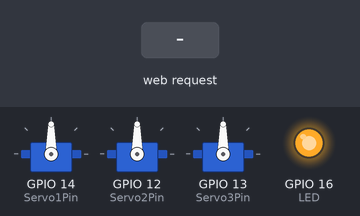
This sketch was run on a simulated ESP8266 (NodeMCU). Shown: 3 × servo, output pins drawn as LEDs (lit = HIGH). The test bench sets the inputs (shaded band). WiFi joins after 1.5 s; servers stay silent unless stated; what the sketch prints to the serial monitor is not drawn.

Above: at 2.7 s.
2.8 s: HTTP request GET /srv1 received
At 4.0 s:
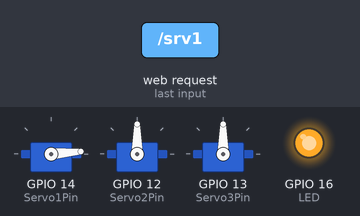
4.3 s: HTTP request GET /srv2 received
At 5.2 s:
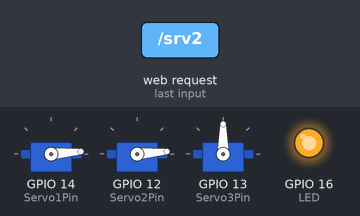
5.8 s: HTTP request GET /srv3 received
At 6.3 s:
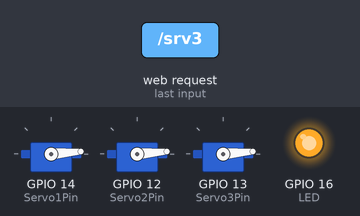
7.3 s: HTTP request GET /srv1?POS=120 received
At 8.5 s:
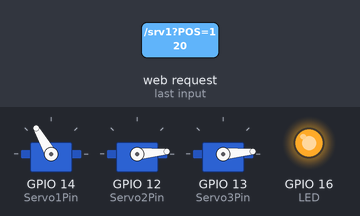
8.8 s: HTTP request GET /srv2?POS=120 received
At 9.8 s:
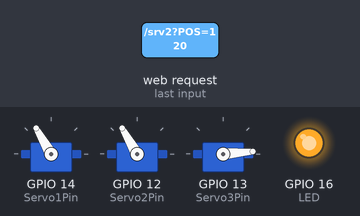
10.3 s: HTTP request GET /srv3?POS=120 received
At 11.0 s:
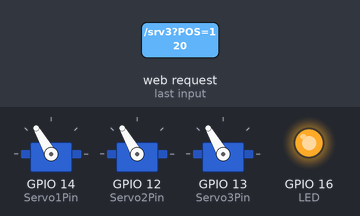
Timing chart, 0 to 12.8 s (numbered marks = the images above; inputs shaded):
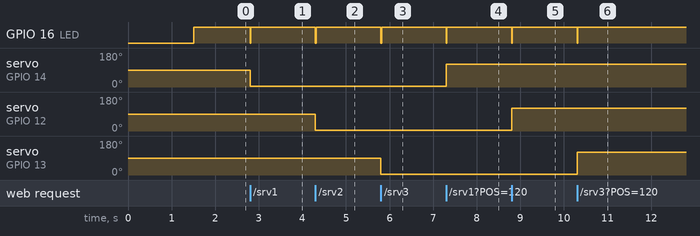

The sketch:

nodeMCU-3servo.ino
```cpp
#include <ESP8266WiFi.h>
#include <ESP8266WebServer.h>
#include <Servo.h>

#define Servo1Pin 14  //D5
#define Servo2Pin 12  //D6
#define Servo3Pin 13  //D7
#define LED 16        //D0 and onboard led

//const char* ssid ="skylabCodersAcademy";    //SKYLAB SSID
//const char* password = "skylabRocks";       //SKYLAB password

const char* ssid ="Orange-E00C";    //bcn SSID
const char* password = "kTpmgGXF";       //bcn password

Servo servo1;
Servo servo2;
Servo servo3;

ESP8266WebServer server(80);

void handleServo1(){
  digitalWrite(LED,LOW);
  String POS = server.arg("POS");
  int pos = POS.toInt();
  if(pos<5){
    pos=5;
  }
  if(pos>175){
    pos=175;
  }
  servo1.write(pos);   // tell servo to go to position
  delay(15);
  Serial.print("Servo1 Angle:");
  Serial.println(pos);
  digitalWrite(LED,HIGH);
  server.send(200, "text/plane","servo1 ok");
}

void handleServo2(){

  digitalWrite(LED,LOW);
  String POS = server.arg("POS");
  int pos = POS.toInt();
  if(pos<5){
    pos=5;
  }
  if(pos>175){
    pos=175;
  }
  servo2.write(pos);   // tell servo to go to position
  delay(15);
  Serial.print("Servo2 Angle:");
  Serial.println(pos);
  digitalWrite(LED,HIGH);
  server.send(200, "text/plane","servo2 ok");
}

void handleServo3(){
  digitalWrite(LED,LOW);
  String POS = server.arg("POS");
  int pos = POS.toInt();
  if(pos<5){
    pos=5;
  }
  if(pos>175){
    pos=175;
  }
  servo3.write(pos);   // tell servo to go to position
  delay(15);
  Serial.print("Servo3 Angle:");
  Serial.println(pos);
  digitalWrite(LED,HIGH);
  server.send(200, "text/plane","servo3 ok");
}

void info() {
 server.send(200, "text/plain", "Hola mundo!");
}

void no_encontrado() {
 server.send(404,"text/plain","Error en la petición");
}

void setup() {
  //inicializa el puerto serie
  Serial.begin(115200);
  delay(10);
  pinMode(LED,OUTPUT);
  digitalWrite(LED,LOW);
  //inicializa el led
  servo1.attach(Servo1Pin);
  servo2.attach(Servo2Pin);
  servo3.attach(Servo3Pin);
  //Inicializa el módulo wifi
  WiFi.mode(WIFI_STA); //Establece el módulo como cliente wifi
  WiFi.disconnect(); //Se desconecta de cualquier WiFi conectado previamente
  Serial.println();
  //conecta con la red wifi
  Serial.print("Connecting to ");
  Serial.println(ssid);
  WiFi.begin(ssid, password);
  while (WiFi.status() != WL_CONNECTED) {   // Espera por una conexión WiFi
    delay(500);
    Serial.print(".");
  }
  Serial.println("");
  Serial.println("WiFi connected");
  Serial.print("IP address: ");
  Serial.println(WiFi.localIP());
  digitalWrite(LED,HIGH);
  //definimos los paths
  server.on("/srv1",handleServo1);    //al recivir /srv1 a traves de GET ejecuta handleServo
  server.on("/srv2",handleServo2);    //al recivir /srv1 a traves de GET ejecuta handleServo
  server.on("/srv3",handleServo3);    //al recivir /srv1 a traves de GET ejecuta handleServo

  server.onNotFound(no_encontrado);
  //inicializa el servidor web
  server.begin();
  Serial.println("Servidor HTTP activo");
}

void loop() {
  server.handleClient();
}
```

Measured:
- after the input at 2.8 s, GPIO 16 (LED): HIGH → LOW at once, → HIGH 0.02 s later; servo on GPIO 14 (Servo1Pin): 90° → 5° at once
- after the input at 4.3 s, GPIO 16 (LED): HIGH → LOW at once, → HIGH 0.02 s later; servo on GPIO 12 (Servo2Pin): 90° → 5° at once
- after the input at 5.8 s, GPIO 16 (LED): HIGH → LOW at once, → HIGH 0.02 s later; servo on GPIO 13 (Servo3Pin): 90° → 5° at once
- after the input at 7.3 s, GPIO 16 (LED): HIGH → LOW at once, → HIGH 0.02 s later; servo on GPIO 14 (Servo1Pin): 5° → 120° at once
- after the input at 8.8 s, GPIO 16 (LED): HIGH → LOW at once, → HIGH 0.02 s later; servo on GPIO 12 (Servo2Pin): 5° → 120° at once
- after the input at 10.3 s, GPIO 16 (LED): HIGH → LOW at once, → HIGH 0.02 s later; servo on GPIO 13 (Servo3Pin): 5° → 120° at once
